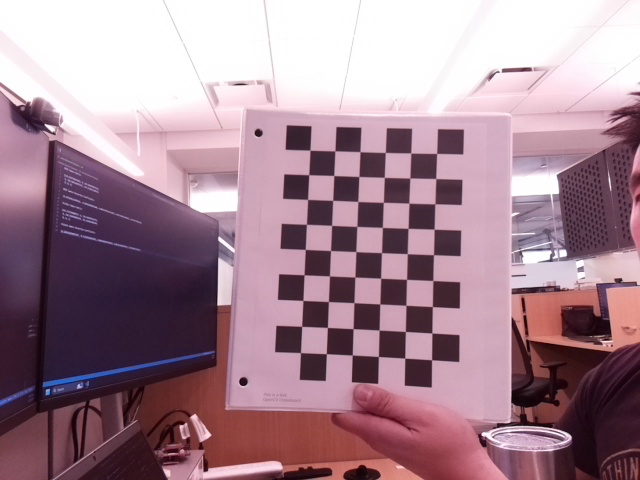
//> input picture Archive Folder/Stereo Calibration and Rectification/images/image_from_camera_1.jpg, 640 x 480 px
$ ./main   (built with g++ and OpenCV 4)
//> lines starting //> are read from the running program, lines starting //| are printed output that depends on the picture
#include <opencv2/opencv.hpp>
#include <iostream>
#include <vector>
#include <string>

/*
    Notes on why chessboard is still needed despite camera calibration matrix and distortion coefficients are pre-calculated
        - Stereocalibration involves more than just lens distortion
            - It's about finding relative position and orientation; the EXTRINSIC PARAMETERS, between the two cameras
            - Both important for computing depth and stereo images

        - Chessboard image used to find corresponding points between the two camera views
            - Done by observing how these points from the 3d world that's projected onto each camera's 2D image plane
            - Stereo calibration process can estimate relative geometry of the two cameras
                - Mainly rotation 'R' and translation 'T'
                - Describes how to transform points from one camera's coordinate system to the other's

        - Once you have the relative geometry along with individual camera's intrinsic parameters
            - You can rectify the images of from the two cameras
            - Rectification
                - Involves warping the images from both cameras so their corresponding epipolar lines become aligned
                    - Epipolar lines
                - Very important step for computing disparity maps for 3D reconstruction
                - Simplifies finding corresponding points between two images in a 1D search along the rows
*/

// Function to perform stereo calibration and rectification
void stereoCalibrateAndRectify(const std::vector<std::string> &imagePaths1,
                               const std::vector<std::string> &imagePaths2,
                               cv::Size boardSize,
                               const cv::Mat &noIRCameraMatrix,
                               const cv::Mat &noIRDistCoeff,
                               const cv::Mat &visibleCameraMatrix,
                               const cv::Mat &visibleCoeff,
                               cv::Mat &R1, cv::Mat &R2, cv::Mat &P1, cv::Mat &P2)
{
//> called with boardSize = Size(9, 6)
    std::vector<std::vector<cv::Point3f>> objectPoints;
    std::vector<std::vector<cv::Point2f>> imagePoints1, imagePoints2;
    cv::Mat image1;
    cv::Mat image2;

    std::vector<cv::Point3f> objp;
    for (int i = 0; i < boardSize.height; ++i)
    {
        for (int j = 0; j < boardSize.width; ++j)
        {
            objp.emplace_back(j, i, 0.0f);
        }
    }

    for (size_t i = 0; i < imagePaths1.size(); ++i)
    {
        image1 = cv::imread(imagePaths1[i]);
//> image1 is the input picture: 480 rows x 640 cols, CV_8UC3; mean B, G, R 146.1, 133.4, 163.9
        image2 = cv::imread(imagePaths2[i]);
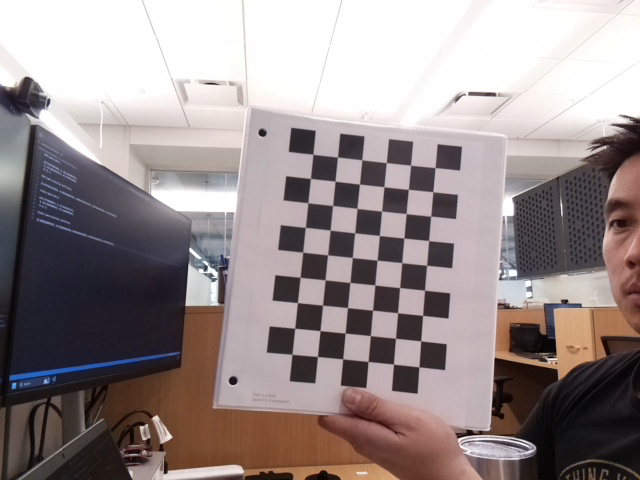
//> input picture Archive Folder/Stereo Calibration and Rectification/images/image_from_camera_2.jpg, 640 x 480 px
//> image2 is the input picture: 480 rows x 640 cols, CV_8UC3; mean B, G, R 140.4, 140.5, 151.6

        std::vector<cv::Point2f> corners1, corners2;
        bool found1 = cv::findChessboardCorners(image1, boardSize, corners1);
//> corners1 = 54 Points (x, y), first 12: [436.6, 153.4], [435.9, 178.5], [434.8, 203.8], [434, 229.2], [433.5, 254.8], [432.9, 280.5], [432.3, 306.6], [432, 333], [431.6, 359.9], [410.9, 152.9], [409.8, 178], [409, 203.2]; found1 = true
        bool found2 = cv::findChessboardCorners(image2, boardSize, corners2);
//> corners2 = 54 Points (x, y), first 12: [435, 167.6], [432.8, 191.8], [430.6, 216.2], [428.6, 240.5], [426.6, 265.3], [424.6, 290.2], [422.6, 315.4], [420.7, 340.8], [418.9, 366.8], [410.6, 165.2], [408.3, 189.4], [406.1, 213.6]; found2 = true

        if (found1 && found2)
        {
            objectPoints.push_back(objp);
            imagePoints1.push_back(corners1);
//> imagePoints1 = 1 point lists
            imagePoints2.push_back(corners2);
//> imagePoints2 = 1 point lists
        }
        else
        {
            printf("Chessboard not round...\r\n");
        }
    }

    cv::Mat R, T, E, F;
    cv::stereoCalibrate(objectPoints, imagePoints1, imagePoints2,
                        noIRCameraMatrix, noIRDistCoeff,
                        visibleCameraMatrix, visibleCoeff,
                        image1.size(), R, T, E, F);
//> R = [[0.994, -0.0625, -0.0879], [0.0627, 0.998, -0.000236], [0.0878, -0.00528, 0.996]]; T = [0.958, -0.162, 1.4]; E = [[-0.102, -1.39, -0.161], [1.3, -0.0822, -1.08], [0.221, 0.946, -0.0144]]

    cv::stereoRectify(noIRCameraMatrix, noIRDistCoeff,
                      visibleCameraMatrix, visibleCoeff,
                      image1.size(), R, T, R1, R2, P1, P2,
                      cv::noArray(), cv::CALIB_ZERO_DISPARITY);
//> R1 = [[0.626, -0.134, 0.768], [0.148, 0.988, 0.0524], [-0.766, 0.0806, 0.638]]; R2 = [[0.563, -0.095, 0.821], [0.0804, 0.995, 0.0599], [-0.822, 0.0323, 0.568]]; P1 = [[532.5, 0, -1948.5, 0], [0, 532.5, 205.8, 0], [0, 0, 1, 0]]; P2 = [[532.5, 0, -1948.5, 906.2], [0, 532.5, 205.8, 0], [0, 0, 1, 0]]
}

int main()
{
    // Replace with your camera matrices and distortion coefficients
    cv::Mat noIRCameraMatrix = (cv::Mat_<double>(3, 3) << 518.9195740674662, 0, 320.1026540670163,
                                0, 518.5081269435317, 243.2790672180749,
                                0, 0, 1);
    cv::Mat noIRDistCoeff = (cv::Mat_<double>(1, 5) << 0.1915101121545636, -0.5095826906034406, 0.0009763870143416878, 0.003755940244580556, 0.6579037599023364); // Initialize with your data

    cv::Mat visibleCameraMatrix = (cv::Mat_<double>(3, 3) << 543.7675588809527, 0, 338.9642865181752,
                                   0, 546.5569950843243, 251.2366014083449, 0, 0, 1);
    // Initialize with your data
    cv::Mat visibleCoeff = (cv::Mat_<double>(1, 5) << 0.2249142298967107, -0.7123203204239652, 0.006148106459160329, 0.005922196296597053, 0.4575903415792326); // Initialize with your data

    // Replace with paths to your stereo image pairs
    std::vector<std::string> imagesCamera1 = {"/home/pi/Onboard_VS_Streaming_RPI/Stereo Calibration and Rectification/images/image_from_camera_1.jpg"}; // Add file paths for camera 1 images
    std::vector<std::string> imagesCamera2 = {"/home/pi/Onboard_VS_Streaming_RPI/Stereo Calibration and Rectification/images/image_from_camera_2.jpg"}; // Add file paths for camera 2 images

    // Chessboard size
    cv::Size boardSize(9, 6); // Adjust to your chessboard size

    cv::Mat R1, R2, P1, P2;
    stereoCalibrateAndRectify(imagesCamera1, imagesCamera2, boardSize,
                              noIRCameraMatrix, noIRDistCoeff,
                              visibleCameraMatrix, visibleCoeff,
                              R1, R2, P1, P2);

    // The rotation matrices (R1, R2) and projection matrices (P1, P2) can now be used for rectifying images
    cv::Mat image1 = cv::imread(imagesCamera1[0]);
    cv::Mat image2 = cv::imread(imagesCamera2[0]);

    // Compute rectification maps
    cv::Mat map1x, map1y, map2x, map2y;
    cv::initUndistortRectifyMap(noIRCameraMatrix, noIRDistCoeff, R1, P1, image1.size(), CV_32FC1, map1x, map1y);
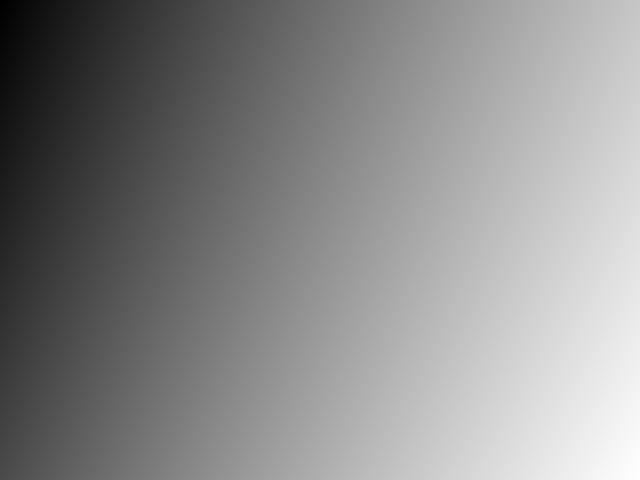
//> map1x: 480 rows x 640 cols, CV_32FC1; min 549, max 607.2, mean 580.6; drawn with min black and max white
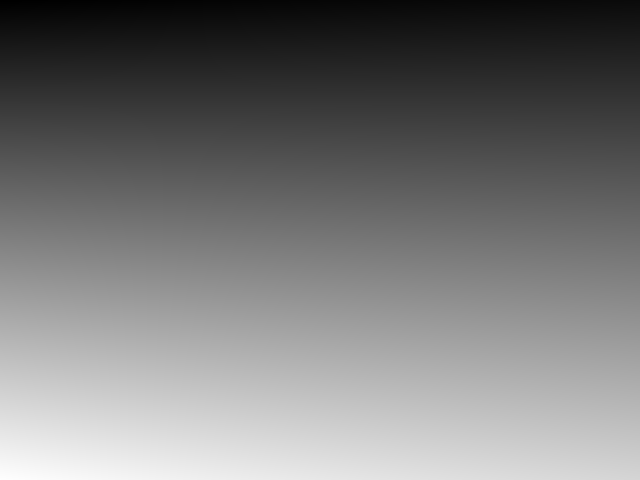
//> map1y: 480 rows x 640 cols, CV_32FC1; min 120.2, max 258.1, mean 184.9; drawn with min black and max white
    cv::initUndistortRectifyMap(visibleCameraMatrix, visibleCoeff, R2, P2, image2.size(), CV_32FC1, map2x, map2y);
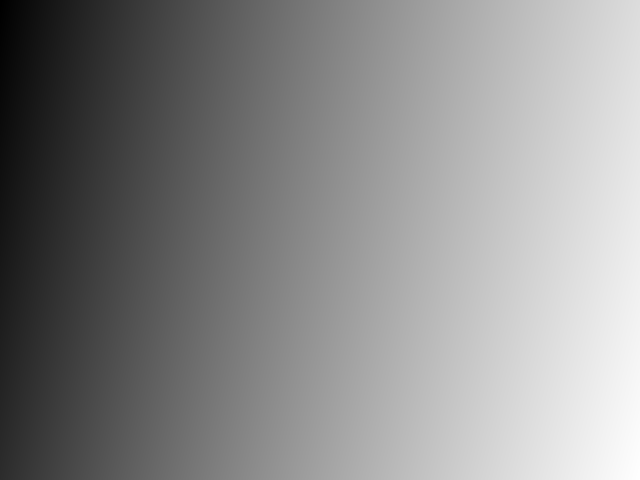
//> map2x: 480 rows x 640 cols, CV_32FC1; min 528.4, max 577.2, mean 554.9; drawn with min black and max white

    // Rectify and stitch images
    for (size_t i = 0; i < imagesCamera1.size(); ++i)
    {
        cv::Mat img1 = cv::imread(imagesCamera1[i]);
        cv::Mat img2 = cv::imread(imagesCamera2[i]);

        // Apply rectification
        cv::Mat rectified1, rectified2;
        cv::remap(img1, rectified1, map1x, map1y, cv::INTER_LINEAR);
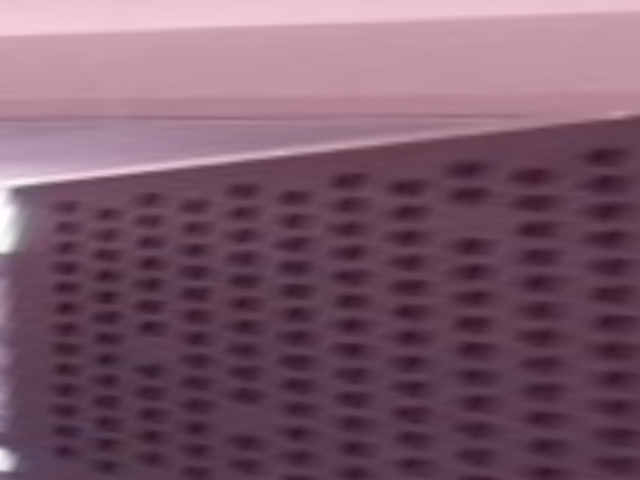
//> rectified1: 480 rows x 640 cols, CV_8UC3; mean B, G, R 105.5, 88.7, 122
        cv::remap(img2, rectified2, map2x, map2y, cv::INTER_LINEAR);
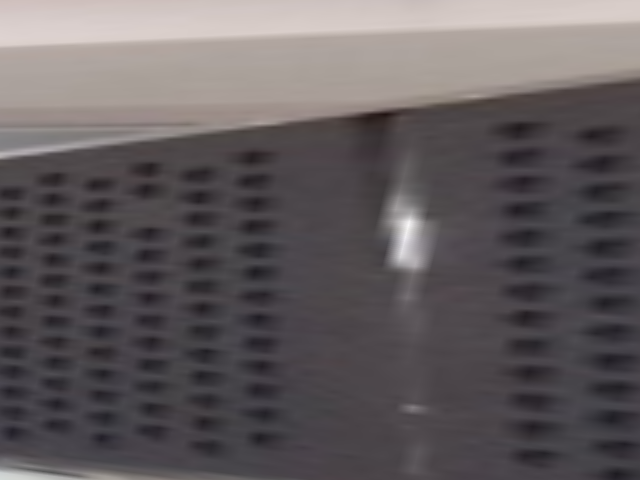
//> rectified2: 480 rows x 640 cols, CV_8UC3; mean B, G, R 93.8, 91.8, 97.9

        // Stitch images
        cv::Mat stitched;
        cv::hconcat(rectified1, rectified2, stitched);
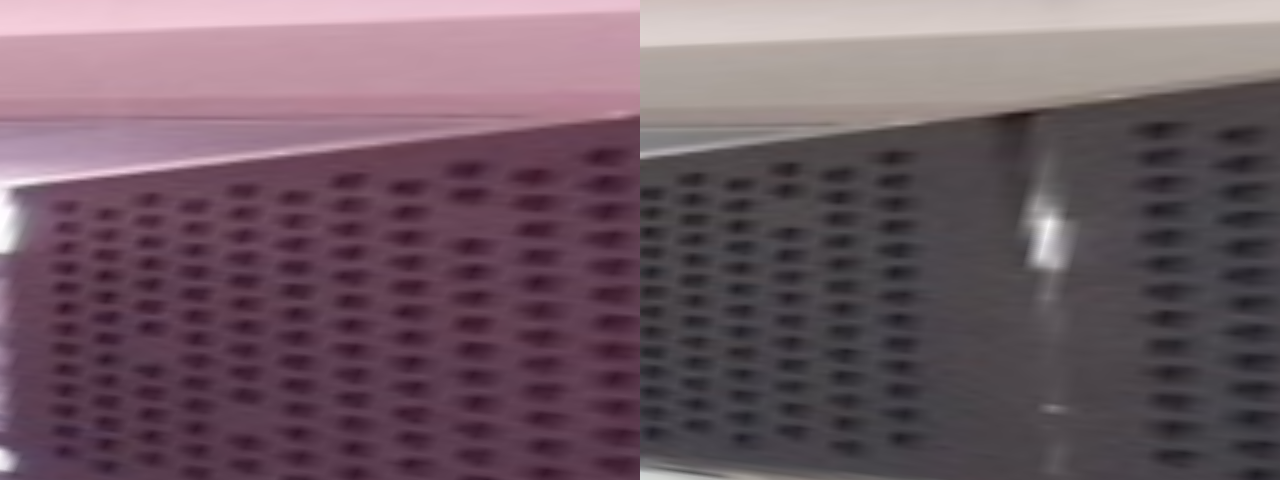
//> stitched: 480 rows x 1280 cols, CV_8UC3; mean B, G, R 99.7, 90.3, 109.9

        // Save or display the stitched image
        // For example, let's display it
        cv::imshow("Stitched Image", stitched);
        cv::imwrite("stichedPicture.jpg", stitched);
        cv::waitKey(0);
    }

    std::cout << "Stereo calibration, rectification, and image stitching completed." << std::endl;

    return 0;
}
